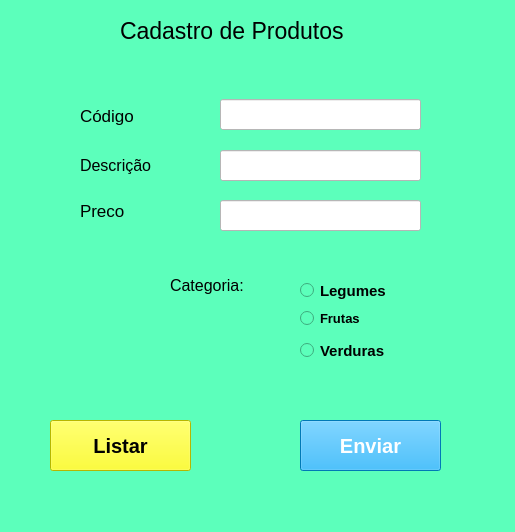
<?xml version="1.0" encoding="UTF-8"?>
<ui version="4.0">
 <class>MainWindow</class>
 <widget class="QMainWindow" name="MainWindow">
  <property name="geometry">
   <rect>
    <x>0</x>
    <y>0</y>
    <width>515</width>
    <height>532</height>
   </rect>
  </property>
  <property name="windowTitle">
   <string>MainWindow</string>
  </property>
  <property name="styleSheet">
   <string notr="true">background-color: rgb(92, 255, 187);</string>
  </property>
  <widget class="QWidget" name="centralwidget">
   <widget class="QLabel" name="label">
    <property name="geometry">
     <rect>
      <x>120</x>
      <y>10</y>
      <width>281</width>
      <height>41</height>
     </rect>
    </property>
    <property name="font">
     <font>
      <pointsize>17</pointsize>
     </font>
    </property>
    <property name="text">
     <string>Cadastro de Produtos</string>
    </property>
   </widget>
   <widget class="QLabel" name="label_2">
    <property name="geometry">
     <rect>
      <x>80</x>
      <y>100</y>
      <width>71</width>
      <height>31</height>
     </rect>
    </property>
    <property name="font">
     <font>
      <pointsize>13</pointsize>
     </font>
    </property>
    <property name="text">
     <string>Código</string>
    </property>
   </widget>
   <widget class="QLabel" name="label_3">
    <property name="geometry">
     <rect>
      <x>80</x>
      <y>150</y>
      <width>91</width>
      <height>31</height>
     </rect>
    </property>
    <property name="font">
     <font>
      <pointsize>12</pointsize>
     </font>
    </property>
    <property name="text">
     <string>Descrição</string>
    </property>
   </widget>
   <widget class="QLabel" name="label_4">
    <property name="geometry">
     <rect>
      <x>80</x>
      <y>190</y>
      <width>81</width>
      <height>41</height>
     </rect>
    </property>
    <property name="font">
     <font>
      <pointsize>13</pointsize>
     </font>
    </property>
    <property name="text">
     <string>Preco</string>
    </property>
   </widget>
   <widget class="QLineEdit" name="lineEdit">
    <property name="geometry">
     <rect>
      <x>220</x>
      <y>99</y>
      <width>201</width>
      <height>31</height>
     </rect>
    </property>
    <property name="styleSheet">
     <string notr="true">background-color: rgb(255, 255, 255);</string>
    </property>
   </widget>
   <widget class="QLineEdit" name="lineEdit_2">
    <property name="geometry">
     <rect>
      <x>220</x>
      <y>150</y>
      <width>201</width>
      <height>31</height>
     </rect>
    </property>
    <property name="styleSheet">
     <string notr="true">background-color: rgb(255, 255, 255);</string>
    </property>
   </widget>
   <widget class="QLineEdit" name="lineEdit_3">
    <property name="geometry">
     <rect>
      <x>220</x>
      <y>200</y>
      <width>201</width>
      <height>31</height>
     </rect>
    </property>
    <property name="styleSheet">
     <string notr="true">background-color: rgb(255, 255, 255);</string>
    </property>
   </widget>
   <widget class="QRadioButton" name="radioButton">
    <property name="geometry">
     <rect>
      <x>300</x>
      <y>280</y>
      <width>121</width>
      <height>21</height>
     </rect>
    </property>
    <property name="font">
     <font>
      <pointsize>11</pointsize>
      <weight>75</weight>
      <bold>true</bold>
     </font>
    </property>
    <property name="text">
     <string>Legumes</string>
    </property>
   </widget>
   <widget class="QRadioButton" name="radioButton_2">
    <property name="geometry">
     <rect>
      <x>300</x>
      <y>310</y>
      <width>121</width>
      <height>16</height>
     </rect>
    </property>
    <property name="font">
     <font>
      <pointsize>10</pointsize>
      <weight>75</weight>
      <bold>true</bold>
     </font>
    </property>
    <property name="text">
     <string>Frutas</string>
    </property>
   </widget>
   <widget class="QRadioButton" name="radioButton_3">
    <property name="geometry">
     <rect>
      <x>300</x>
      <y>340</y>
      <width>121</width>
      <height>21</height>
     </rect>
    </property>
    <property name="font">
     <font>
      <pointsize>11</pointsize>
      <weight>75</weight>
      <bold>true</bold>
     </font>
    </property>
    <property name="text">
     <string>Verduras</string>
    </property>
   </widget>
   <widget class="QLabel" name="label_5">
    <property name="geometry">
     <rect>
      <x>170</x>
      <y>270</y>
      <width>101</width>
      <height>31</height>
     </rect>
    </property>
    <property name="font">
     <font>
      <pointsize>12</pointsize>
     </font>
    </property>
    <property name="text">
     <string>Categoria:</string>
    </property>
   </widget>
   <widget class="QPushButton" name="pushButton">
    <property name="geometry">
     <rect>
      <x>300</x>
      <y>420</y>
      <width>141</width>
      <height>51</height>
     </rect>
    </property>
    <property name="font">
     <font>
      <pointsize>15</pointsize>
      <weight>75</weight>
      <bold>true</bold>
     </font>
    </property>
    <property name="styleSheet">
     <string notr="true">background-color: rgb(0, 170, 255);
color: rgb(255, 255, 255);</string>
    </property>
    <property name="text">
     <string>Enviar</string>
    </property>
   </widget>
   <widget class="QPushButton" name="pushButton_2">
    <property name="geometry">
     <rect>
      <x>50</x>
      <y>420</y>
      <width>141</width>
      <height>51</height>
     </rect>
    </property>
    <property name="font">
     <font>
      <pointsize>15</pointsize>
      <weight>75</weight>
      <bold>true</bold>
     </font>
    </property>
    <property name="styleSheet">
     <string notr="true">background-color: rgb(255, 255, 0);</string>
    </property>
    <property name="text">
     <string>Listar</string>
    </property>
   </widget>
  </widget>
  <widget class="QMenuBar" name="menubar">
   <property name="geometry">
    <rect>
     <x>0</x>
     <y>0</y>
     <width>515</width>
     <height>26</height>
    </rect>
   </property>
  </widget>
  <widget class="QStatusBar" name="statusbar"/>
 </widget>
 <resources/>
 <connections/>
</ui>
